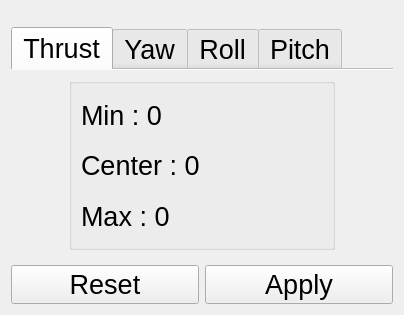
<?xml version="1.0" encoding="UTF-8"?>
<ui version="4.0">
 <class>PageCalibrate</class>
 <widget class="QWidget" name="PageCalibrate">
  <property name="geometry">
   <rect>
    <x>0</x>
    <y>0</y>
    <width>404</width>
    <height>315</height>
   </rect>
  </property>
  <property name="font">
   <font>
    <pointsize>20</pointsize>
   </font>
  </property>
  <property name="windowTitle">
   <string>Form</string>
  </property>
  <layout class="QGridLayout" name="gridLayout_2">
   <item row="0" column="0" colspan="2">
    <spacer name="verticalSpacer_3">
     <property name="orientation">
      <enum>Qt::Vertical</enum>
     </property>
     <property name="sizeType">
      <enum>QSizePolicy::Fixed</enum>
     </property>
     <property name="sizeHint" stdset="0">
      <size>
       <width>20</width>
       <height>16</height>
      </size>
     </property>
    </spacer>
   </item>
   <item row="1" column="0" colspan="2">
    <widget class="QTabWidget" name="tabWidget">
     <property name="maximumSize">
      <size>
       <width>16777215</width>
       <height>45</height>
      </size>
     </property>
     <property name="currentIndex">
      <number>0</number>
     </property>
     <property name="documentMode">
      <bool>true</bool>
     </property>
     <widget class="QWidget" name="tab">
      <attribute name="title">
       <string>Thrust</string>
      </attribute>
      <layout class="QGridLayout" name="gridLayout_3"/>
     </widget>
     <widget class="QWidget" name="tab_2">
      <attribute name="title">
       <string>Yaw</string>
      </attribute>
     </widget>
     <widget class="QWidget" name="tab_3">
      <attribute name="title">
       <string>Roll</string>
      </attribute>
     </widget>
     <widget class="QWidget" name="tab_4">
      <attribute name="title">
       <string>Pitch</string>
      </attribute>
     </widget>
    </widget>
   </item>
   <item row="3" column="0">
    <widget class="QPushButton" name="btnReset">
     <property name="text">
      <string>Reset</string>
     </property>
    </widget>
   </item>
   <item row="3" column="1">
    <widget class="QPushButton" name="btnApply">
     <property name="text">
      <string>Apply</string>
     </property>
    </widget>
   </item>
   <item row="2" column="0" colspan="2">
    <widget class="QWidget" name="widget" native="true">
     <layout class="QGridLayout" name="gridLayout">
      <property name="topMargin">
       <number>0</number>
      </property>
      <item row="0" column="2">
       <spacer name="horizontalSpacer">
        <property name="orientation">
         <enum>Qt::Horizontal</enum>
        </property>
        <property name="sizeHint" stdset="0">
         <size>
          <width>40</width>
          <height>20</height>
         </size>
        </property>
       </spacer>
      </item>
      <item row="0" column="1">
       <widget class="QGroupBox" name="groupBox">
        <property name="minimumSize">
         <size>
          <width>266</width>
          <height>0</height>
         </size>
        </property>
        <property name="title">
         <string/>
        </property>
        <layout class="QGridLayout" name="gridLayout_4">
         <item row="2" column="0">
          <widget class="QLabel" name="center">
           <property name="text">
            <string>Center : 0</string>
           </property>
          </widget>
         </item>
         <item row="3" column="0">
          <widget class="QLabel" name="max">
           <property name="text">
            <string>Max : 0</string>
           </property>
          </widget>
         </item>
         <item row="1" column="0">
          <widget class="QLabel" name="min">
           <property name="text">
            <string>Min : 0</string>
           </property>
          </widget>
         </item>
        </layout>
       </widget>
      </item>
      <item row="0" column="0">
       <spacer name="horizontalSpacer_2">
        <property name="orientation">
         <enum>Qt::Horizontal</enum>
        </property>
        <property name="sizeHint" stdset="0">
         <size>
          <width>40</width>
          <height>20</height>
         </size>
        </property>
       </spacer>
      </item>
     </layout>
    </widget>
   </item>
  </layout>
 </widget>
 <resources/>
 <connections/>
</ui>
